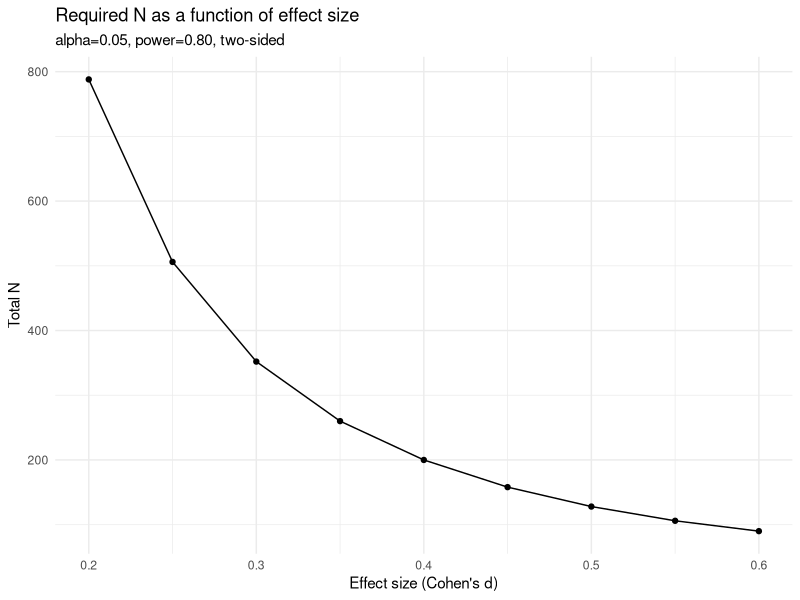

Write R code to recreate this figure.
# Sensitivity sweep template -- two-sample t example
# Edit the params block; rest is fixed.

cran_repo <- "https://cloud.r-project.org"
if (!requireNamespace("pwr", quietly = TRUE)) install.packages("pwr", repos = cran_repo)
if (!requireNamespace("ggplot2", quietly = TRUE)) install.packages("ggplot2", repos = cran_repo)

library(pwr)
library(ggplot2)

params <- list(
  design        = "two-sample-t",
  effect_point  = 0.40,    # example placeholder, not a literature value: replace with the ce-effect-size anchor or a PMID-cited study
  effect_grid   = seq(0.20, 0.60, by = 0.05),
  alpha         = 0.05,
  power_target  = 0.80,
  sided         = "two",
  dropout       = 0.15     # assumption: replace with the observed loss-to-follow-up rate
)

point <- pwr.t.test(d = params$effect_point, sig.level = params$alpha,
                    power = params$power_target, type = "two.sample",
                    alternative = ifelse(params$sided == "two", "two.sided", "greater"))
n_per_arm_point <- ceiling(point$n)
n_total_point   <- 2 * n_per_arm_point
n_with_dropout  <- ceiling(n_total_point / (1 - params$dropout))

cat(sprintf("Point estimate: n per arm = %d, total = %d, with %.0f%% dropout = %d\n",
            n_per_arm_point, n_total_point, 100 * params$dropout, n_with_dropout))

sweep <- do.call(rbind, lapply(params$effect_grid, function(d) {
  res <- pwr.t.test(d = d, sig.level = params$alpha, power = params$power_target,
                    type = "two.sample",
                    alternative = ifelse(params$sided == "two", "two.sided", "greater"))
  data.frame(effect_size = d, n_per_arm = ceiling(res$n), n_total = 2 * ceiling(res$n))
}))

out_stem <- file.path("analysis/power", paste0(params$design, "-", format(Sys.Date(), "%Y-%m-%d")))
dir.create(dirname(out_stem), recursive = TRUE, showWarnings = FALSE)
write.csv(sweep, paste0(out_stem, "-sweep.csv"), row.names = FALSE)

p <- ggplot(sweep, aes(effect_size, n_total)) +
  geom_line() + geom_point() +
  labs(x = "Effect size (Cohen's d)", y = "Total N",
       title = "Required N as a function of effect size",
       subtitle = sprintf("alpha=%.2f, power=%.2f, %s-sided",
                          params$alpha, params$power_target, params$sided)) +
  theme_minimal()

ggsave(paste0(out_stem, ".png"), p, width = 7, height = 5)
